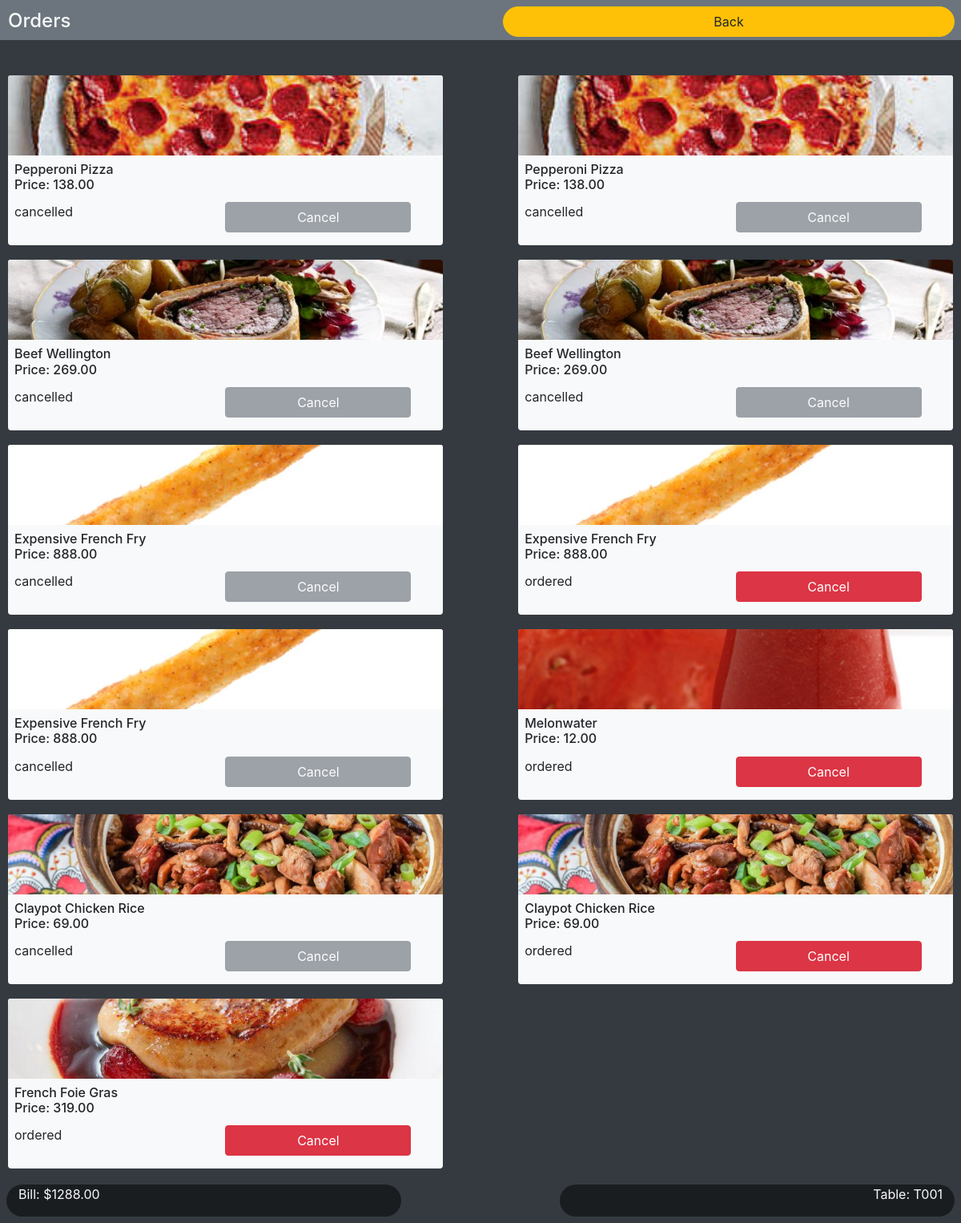
Before: /orders (signed in) with the older database file.
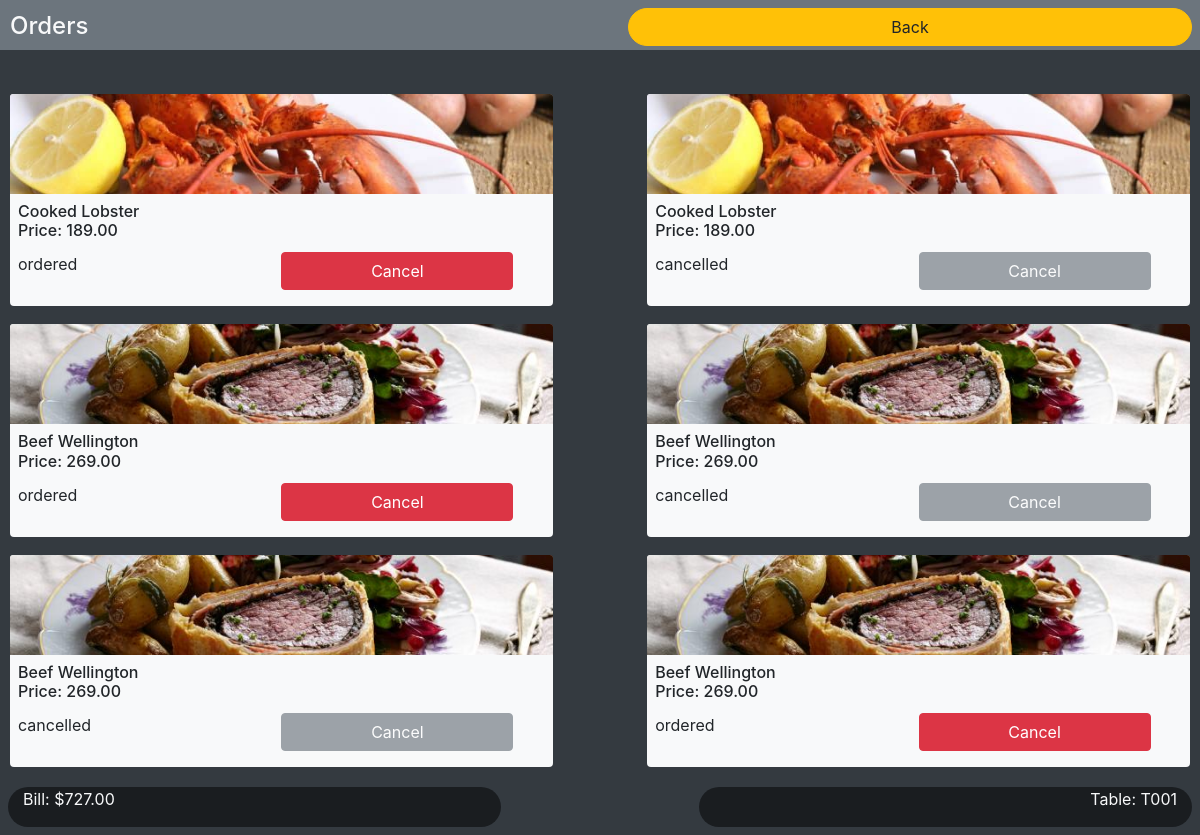
After: the same page with the newer database file.
### order/models.py (models this page shows)
class Order_State(models.Model):
    order = models.ForeignKey(Order, on_delete=models.CASCADE)
    food = models.ForeignKey(Food, on_delete=models.CASCADE, null=True)
    STATE_IN_CHOICE = (
        ('ordered', 'ordered'),
        ('making', 'making'),
        ('finished', 'finished'),
        ('served', 'served'),
        ('cancelled', 'cancelled'),
    )
    state = models.CharField(max_length=10, choices=STATE_IN_CHOICE, default='ordered')

### restaurant/models.py (models this page shows, shortened)
class Food(models.Model):
    food_id = models.CharField(max_length=10, primary_key=True)
    food_name = models.CharField(max_length=50)
    category_id = models.ForeignKey(Category, null=True, on_delete=models.SET_NULL)
    price = models.DecimalField(max_digits=10, decimal_places=2)
    description = models.TextField()
    image = models.ImageField(upload_to='menu/food')
    available = models.BooleanField(default=True)

### restaurant/views.py (the view)
# urls.py: url(r'^orders$', restaurant.views.block_orders, name='orders'),
@login_required(redirect_field_name='login')
def block_orders(request):
    bill = Order.objects.get(table_id = auth.get_user(request), billed = False)
    foodlist = []
    total = 0
    state = Order_State.objects.filter(order = bill)
    for state in state:
        foodlist.append(state)
        if state.state != 'cancelled':
            total += state.food.price
    context = {'foodlist' : foodlist, 'total': total}
    return render(
        request,
        'restaurant/block_orders.html',
        context,
    )

### restaurant/templates/restaurant/block_orders.html (shortened to what this page needs)
{% extends "restaurant/orders.html" %}
{% block header %}
<section id="page_header" class="fixed-top">
  <div class="w-100 bg-secondary" style="height: 50px">
    <div class="float-left align-bottom" style="width: 47%">
      <h4 id="header_title" class="text-light float-left" style="margin-left: 10px; margin-top: 12px;">Orders</h4>
    </div>
    <div class="float-right" id="return_button" style="width: 47%"> <a href="{% url 'home' %}">
      <p class="col btn btn-warning rounded-pill float-right m-2">Back</p>
      </a> </div>
  </div>
</section>
{% endblock %}
{% block content %}
<section id="main_container" style="margin-top: 60px; padding-left: 10px; padding-right: 10px">
{% for a in foodlist %}
    {% cycle '<div style="display: block; clear: both;">' '' %}
  <div class="{% cycle 'float-left' 'float-right' %}" style="margin-top: 10px; width: 46%; {% cycle 'float-left:4%' 'float-right:4%' %}">
    <div class="bg-light rounded"><img class="card-img-top" src="{{a.food.image.url}}" style="height: 100px; object-fit: cover">
      <div class="m-2">
        <h6 class="card-title">{{a.food.food_name}}<br />Price: {{a.food.price}}</h6>
        <div class="row">
          <p class="col-6 food_state">{{a.state}}</p>
          <p class="col-5 food_button btn {%if a.state == 'ordered' or a.state == 'making' %}btn-danger{% else %}btn-secondary disabled{% endif %}" data-toggle="modal" data-target="#modal_{{ forloop.counter0 }}">Cancel</p>
        </div>
      </div>
    </div>
  </div>
    {% cycle '' '</div>' %}
{% endfor %}
</section>
{% endblock %}
{% block footer %}
<section id="page_footer" class="fixed-bottom">
  <div class="row m-2">
    <div class="col-5 rounded-pill" style="background: rgba(0, 0, 0, 0.5)">
      <p class="w-100 text-left text-light"><span>Bill: $</span><span id="total_cost">{{ total|floatformat:2 }}</span></p>
    </div>
    <div class="col-5 offset-2 rounded-pill" style="background: rgba(0, 0, 0, 0.5)">
      <p class="w-100 text-right text-light"><span>Table: </span><span id="table_id">
       {{user.username}}
        </span></p>
    </div>
  </div>
</section>
{% endblock %}

Changed rows visible on the page:
no longer on this page (row unchanged): Order_State: food.image (picture), food.food_name "Pepperoni Pizza", food.price "138.00", state "cancelled"
no longer on this page (row unchanged): Order_State: food.image (picture), food.food_name "Pepperoni Pizza", food.price "138.00", state "cancelled"
no longer on this page (row unchanged): Order_State: food.image (picture), food.food_name "Expensive French Fry", food.price "888.00", state "cancelled"
no longer on this page (row unchanged): Order_State: food.image (picture), food.food_name "Expensive French Fry", food.price "888.00", state "ordered"
no longer on this page (row unchanged): Order_State: food.image (picture), food.food_name "Expensive French Fry", food.price "888.00", state "cancelled"
no longer on this page (row edited): Order_State: food.image (picture), food.food_name "Melonwater", food.price "12.00", state "ordered"
no longer on this page (row unchanged): Order_State: food.image (picture), food.food_name "Claypot Chicken Rice", food.price "69.00", state "cancelled"
no longer on this page (row edited): Order_State: food.image (picture), food.food_name "Claypot Chicken Rice", food.price "69.00", state "ordered"
no longer on this page (row unchanged): Order_State: food.image (picture), food.food_name "French Foie Gras", food.price "319.00", state "ordered"
added Order_State: food.image (picture), food.food_name "Cooked Lobster", food.price "189.00", state "ordered"
added Order_State: food.image (picture), food.food_name "Cooked Lobster", food.price "189.00", state "cancelled"
added Order_State: food.image (picture), food.food_name "Beef Wellington", food.price "269.00", state "ordered"
added Order_State: food.image (picture), food.food_name "Beef Wellington", food.price "269.00", state "ordered"
Other visible differences:
{{ total|floatformat:2 }}: "1288.00" → "727.00"
